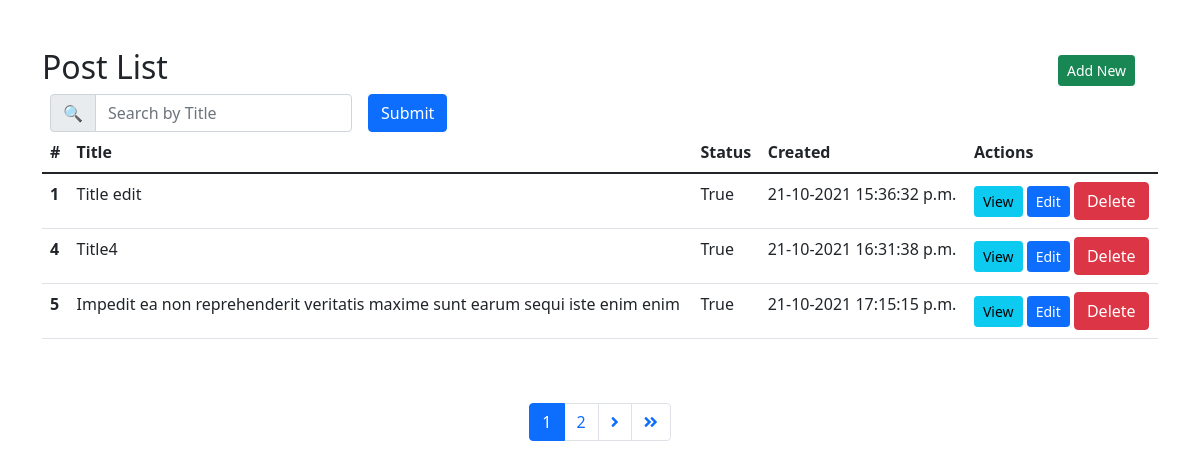
The app's page /posts/cbv/list/, older data.
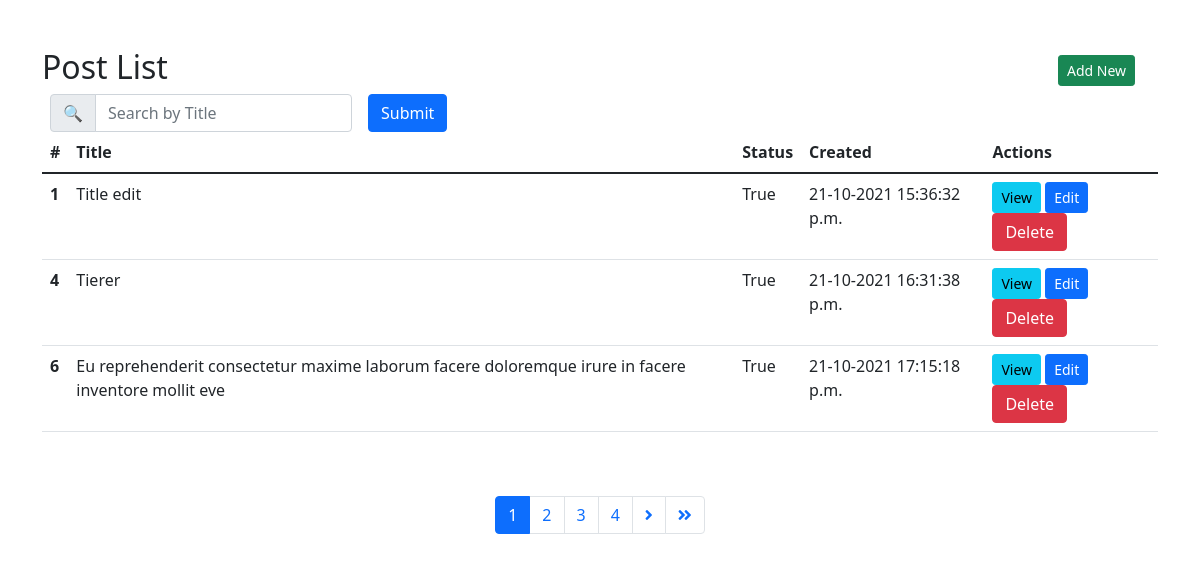
The same page, newer data.
### blog/models.py (models this page shows, shortened)
class Post(models.Model):
    title = models.CharField(max_length=100)
    description = models.TextField()
    is_active = models.BooleanField(default=False)
    created = models.DateTimeField(auto_now_add=True)
    updated = models.DateTimeField(auto_now=True)
    created_by = models.ForeignKey(
        User, on_delete=models.SET_NULL, related_name="posts", null=True,
        blank=True
    )

### blog/views.py (the view)
# urls.py: path('cbv/list/', PostListView.as_view(), name='cbv_post_list'),
class PostListView(ListView):
    model = Post
    paginate_by = 3
    template_name = 'cbv_list.html'
    def get_queryset(self, *args, **kwargs):
        queryset = Post.objects.filter(is_active=True)
        title = self.request.GET.get('title')
        if title is not None:
            queryset = queryset.filter(title__contains=title)
        return queryset

### templates/cbv_list.html (shortened to what this page needs)
{% extends 'base.html' %}
{% block body %}
<div class="container py-5">
    <div class="row">
        <div class="col">
            <h2>Post List
                <span class="float-right" style="display: inline-block;width: 100px;float: right;">
                    <a href="{% url 'cvb_post_create' %}" class="btn btn-success btn-sm">Add New</a>
                </span>
            </h2>
            <form class="row row-cols-lg-auto g-3 align-items-center" action="" method="GET">
                <div class="col-12">
                  <div class="input-group">
                    <div class="input-group-text">&#128269</div>
                    <input type="text" name="title" class="form-control" id="inlineFormInputGroupUsername" placeholder="Search by Title">
                  </div>
                </div>
                <div class="col-12">
                  <button type="submit" class="btn btn-primary">Submit</button>
                </div>
              </form>
            <table class="table">
                <thead>
                  <tr>
                    <th scope="col">#</th>
                    <th scope="col">Title</th>
                    <th scope="col">Status</th>
                    <th scope="col">Created</th>
                    <th scope="col">Actions</th>
                  </tr>
                </thead>
                <tbody>
                    {% for post in object_list %}
                    <tr>
                        <th scope="row">{{ post.pk }}</th>
                        <td>{{ post.title }}</td>
                        <td>{{ post.is_active }}</td>
                        <td>{{ post.created|date:'d-m-Y H:i:s a' }}</td>
                        <td>
                            <a href="{% url 'cvb_post_detail' post.pk %}" class="btn btn-info btn-sm">View</a>
                            <a href="{% url 'cvb_post_update' post.pk %}" class="btn btn-primary btn-sm">Edit</a>
                            <button type="button" class="btn btn-danger" data-bs-toggle="modal" data-bs-target="#exampleModal-{{post.pk}}">
                                Delete
                            </button>
                        </td>
                    </tr>
                    {% endfor %}
                </tbody>
              </table>
            <div class="col-md-12 py-5">
                <nav aria-label="Page navigation example">
                    <ul class="pagination justify-content-center">
                        {% for num in page_obj.paginator.page_range %}
                            {% if page_obj.number == num %}
                                <li class="page-item active">
                                    <a class="page-link">{{ num }}</a>
                                </li>
                            {% elif num > page_obj.number|add:'-5' and num < page_obj.number|add:'5' %}
                                <li class="page-item">
                                    <a class="page-link" href="?page={{ num }}">{{ num }}</a>
                                </li>
                            {% endif %}
                        {% endfor %}
                        {% if page_obj.has_next %}
                            <li class="page-item">
                                <a class="page-link" href="?page={{ page_obj.next_page_number }}">
                                    <i class="fa fa-angle-right" aria-hidden="true"></i>
                                </a>
                            </li>
                            <li class="page-item">
                                <a class="page-link" href="?page={{ page_obj.paginator.num_pages }}">
                                    <i class="fa fa-angle-double-right" aria-hidden="true"></i>
                                </a>
                            </li>
                        {% endif %}
                    </ul>
                </nav>
            </div>
        </div>
    </div>
</div>
{% endblock %}

### templates/base.html (shortened to what this page needs)
<!doctype html>
<html lang="en">
  <head>
    <link href="https://cdn.jsdelivr.net/npm/bootstrap@5.1.3/dist/css/bootstrap.min.css" rel="stylesheet">
    <link rel="stylesheet" href="https://pro.fontawesome.com/releases/v5.10.0/css/all.css"/>
  </head>
  <body>
    {% block body %}{% endblock %}
  </body>
</html>

Row changes from the older to the newer data that the page shows:
removed Post: pk "5", title "Impedit ea non reprehenderit veritatis maxime sunt earum sequi iste enim enim", is_active "True", created "21-10-2021 17:15:15 p.m."
changed Post id 4: title "Title4" → "Tierer"
now on this page (row unchanged): Post: pk "6", title "Eu reprehenderit consectetur maxime laborum facere doloremque irure in facere inventore mollit eve", is_active "True", created "21-10-2021 17:15:18 p.m."
Text that changed along with them:
new list line: "3"
new list line: "4"
